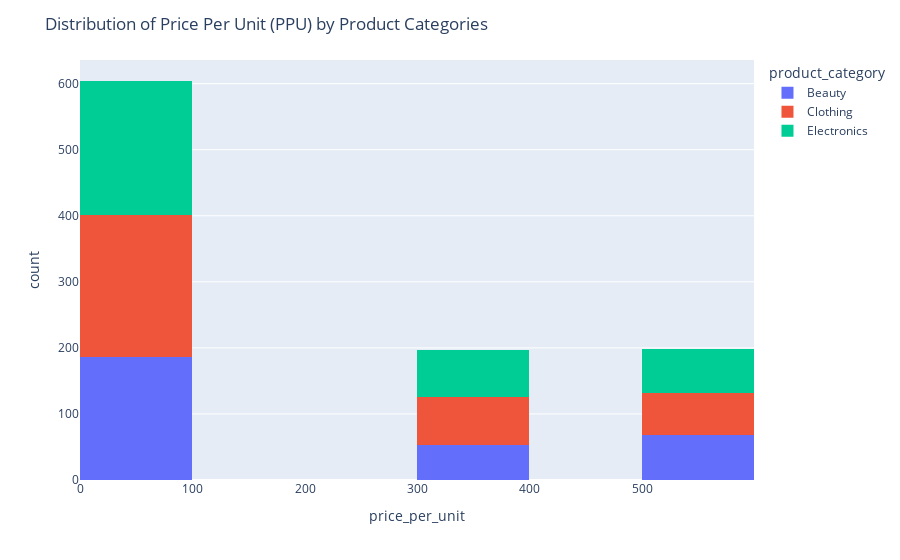

Source (notebook cell):
### Code cell
# Stacked bar chart of the PPU's frequencies by category
fig = px.histogram(df, x='price_per_unit', color='product_category', nbins=5)
fig.update_layout(title='Distribution of Price Per Unit (PPU) by Product Categories')
fig.show()

### Figure 1 — Plotly figure (JSON) as saved in the notebook; plotly's stock layout.template omitted (floating-point values rounded to 4 significant figures; data arrays with more than 128 entries replaced by an {"elided": "..."} marker saying what was removed)
{"data": [{"alignmentgroup": "True", "bingroup": "x", "hovertemplate": "product_category=Beauty<br>price_per_unit=%{x}<br>count=%{y}<extra></extra>", "legendgroup": "Beauty", "marker": {"color": "#636efa", "pattern": {"shape": ""}}, "name": "Beauty", "nbinsx": 5, "offsetgroup": "Beauty", "orientation": "v", "showlegend": true, "type": "histogram", "x": {"elided": "307 int values"}, "xaxis": "x", "yaxis": "y"}, {"alignmentgroup": "True", "bingroup": "x", "hovertemplate": "product_category=Clothing<br>price_per_unit=%{x}<br>count=%{y}<extra></extra>", "legendgroup": "Clothing", "marker": {"color": "#EF553B", "pattern": {"shape": ""}}, "name": "Clothing", "nbinsx": 5, "offsetgroup": "Clothing", "orientation": "v", "showlegend": true, "type": "histogram", "x": {"elided": "351 int values"}, "xaxis": "x", "yaxis": "y"}, {"alignmentgroup": "True", "bingroup": "x", "hovertemplate": "product_category=Electronics<br>price_per_unit=%{x}<br>count=%{y}<extra></extra>", "legendgroup": "Electronics", "marker": {"color": "#00cc96", "pattern": {"shape": ""}}, "name": "Electronics", "nbinsx": 5, "offsetgroup": "Electronics", "orientation": "v", "showlegend": true, "type": "histogram", "x": {"elided": "342 int values"}, "xaxis": "x", "yaxis": "y"}], "layout": {"barmode": "relative", "legend": {"title": {"text": "product_category"}, "tracegroupgap": 0}, "margin": {"t": 60}, "title": {"text": "Distribution of Price Per Unit (PPU) by Product Categories"}, "xaxis": {"anchor": "y", "domain": [0, 1], "title": {"text": "price_per_unit"}}, "yaxis": {"anchor": "x", "domain": [0, 1], "title": {"text": "count"}}}}
